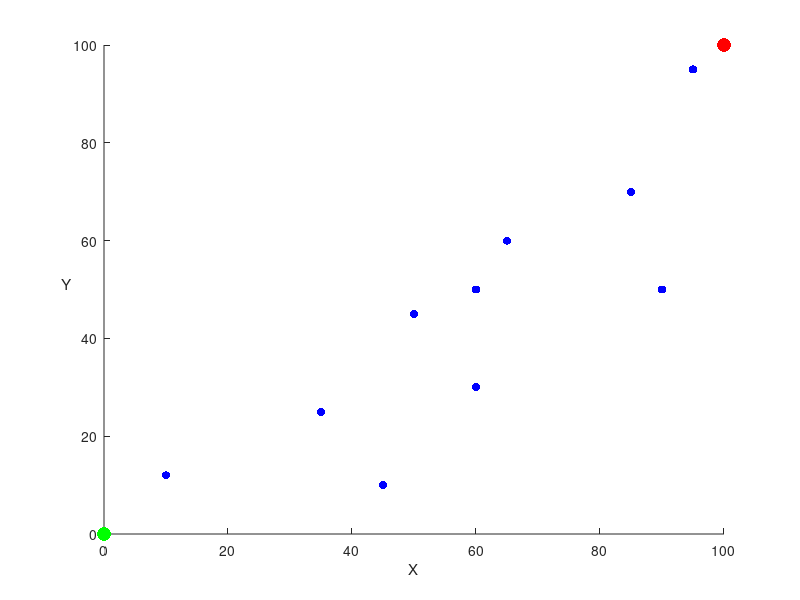

MATLAB code for this plot: (Note: this script raises an error after producing the figure.)
%% 起始点位置
MyX = 0;                                    % 出发点位置
MyY = 0;
DesX = 100;                                 % 终点位置
DesY = 100;

% 自定义障碍物
a1 = [10,12];                               % 障碍物
a2 = [95,95];
a3 = [35,25];
a4 = [50,45];
a5 = [60,50];
a6 = [85,70];
a7 = [60,30];
a8 = [90,50];
a9 = [65,60];
a10 = [45,10];

Obs = [a1;a2;a3;a4;a5;a6;a7;a8;a9;a10];     % 障碍物坐标矩阵

%     Obs = randi([0,100],10,2);                    % 随机生成障碍物

flag = 1;                                   % 1为使用经典方法，0为使用改进方法


%% 超参数设置

% 经典方法下的超参数设置
if(flag == 1)    
    Kaat = 0.1;                     % 引力尺度因子
    Krep = 100;                   % 斥力尺度因子
    P0 = 25;                        % 斥力作用范围
    StepRate = 0.05;                % 步长
    Epoch = 2000;                   % 最大迭代次数
    de = 20;                        % 引力距离因子
end


% 改进方法下的超参数设置
if(flag == 0)
    Kaat = 0.5;                     % 引力尺度因子
    Krep = 0.5;                   % 斥力尺度因子
    P0 = 25;                        % 斥力作用范围
    StepRate = 0.05;                % 步长
    Epoch = 2000;                   % 最大迭代次数
    de = 20;                        % 引力距离因子
end


%% 画图
% subplot(3,3,t);
hold on

a = scatter(Obs(1:10,1)',Obs(1:10,2)','b','filled');
b = scatter(MyX,MyY,100,'g','filled');
c = scatter(DesX,DesY,100,'r','filled');
xlabel("X");
y = ylabel("Y");
set(y,'Rotation',0);
xlim([0,100]);
ylim([0,100]);
%     legend([a,b,c],{'障碍物','起点','终点'});


%% 计算
CountFlag = 0;
while(1)
    
   if(flag == 1)
       [Fattx,Fatty] = Attractive(MyX,DesX,MyY,DesY,Kaat);                                % 引力计算
   else
       [Fattx,Fatty] = AttractiveImprove(MyX,DesX,MyY,DesY,Kaat,de); 
   end
   Frepx = zeros(1,10);
   Frepy = zeros(1,10);
   for i = 1:10
       if(flag == 1)         
           [Frepx(1,i),Frepy(1,i)] = Repulsive(MyX,MyY,Obs(i,1),Obs(i,2),Krep,P0);        % 斥力计算
       else
           [Frepx(1,i),Frepy(1,i)] = RepulsiveImprove(MyX,MyY,Obs(i,1),Obs(i,2),DesX,DesY,Krep,P0);
       end
   end

   Fxsum = Fattx + sum(Frepx);
   Fysum = Fatty + sum(Frepy);

   PositionAngle = atan(Fysum/Fxsum);

   MyX = MyX + StepRate*Fxsum;
   MyY = MyY + StepRate*Fysum;

   d = scatter(MyX,MyY,5,'m','filled');

   if(abs(MyX-100) < 1 && abs(MyY-100)< 1 )
       fprintf("完成");
       break;
   end

   CountFlag = CountFlag + 1;
   if(CountFlag >= Epoch)
       fprintf("超时");
       break;
   end    
end

hold off
%     legend([a,b,c,d],{'障碍物','起点','终点','路径'});
display(CountFlag);

